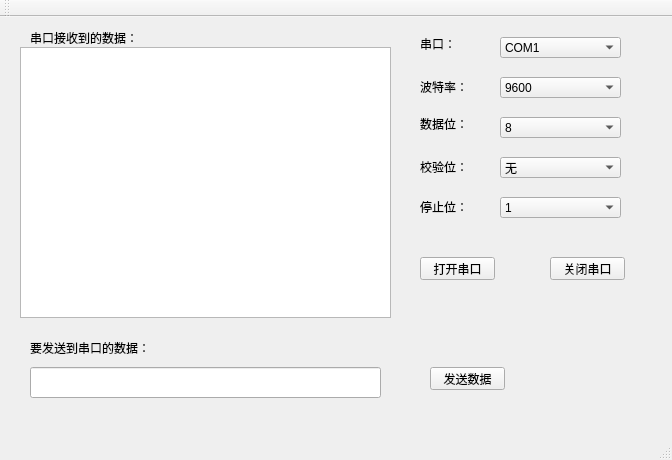
<?xml version="1.0" encoding="UTF-8"?>
<ui version="4.0">
 <class>MainWindow</class>
 <widget class="QMainWindow" name="MainWindow">
  <property name="geometry">
   <rect>
    <x>0</x>
    <y>0</y>
    <width>672</width>
    <height>460</height>
   </rect>
  </property>
  <property name="windowTitle">
   <string>MainWindow</string>
  </property>
  <widget class="QWidget" name="centralWidget">
   <widget class="QTextBrowser" name="textBrowser">
    <property name="geometry">
     <rect>
      <x>20</x>
      <y>30</y>
      <width>371</width>
      <height>271</height>
     </rect>
    </property>
   </widget>
   <widget class="QLabel" name="label">
    <property name="geometry">
     <rect>
      <x>30</x>
      <y>10</y>
      <width>141</width>
      <height>21</height>
     </rect>
    </property>
    <property name="text">
     <string>串口接收到的数据：</string>
    </property>
   </widget>
   <widget class="QLabel" name="label_2">
    <property name="geometry">
     <rect>
      <x>30</x>
      <y>310</y>
      <width>161</width>
      <height>41</height>
     </rect>
    </property>
    <property name="text">
     <string>要发送到串口的数据：</string>
    </property>
   </widget>
   <widget class="QLineEdit" name="sendMsgLineEdit">
    <property name="geometry">
     <rect>
      <x>30</x>
      <y>350</y>
      <width>351</width>
      <height>31</height>
     </rect>
    </property>
   </widget>
   <widget class="QPushButton" name="openMyComBtn">
    <property name="geometry">
     <rect>
      <x>420</x>
      <y>240</y>
      <width>75</width>
      <height>23</height>
     </rect>
    </property>
    <property name="text">
     <string>打开串口</string>
    </property>
   </widget>
   <widget class="QPushButton" name="closeMyComBtn">
    <property name="geometry">
     <rect>
      <x>550</x>
      <y>240</y>
      <width>75</width>
      <height>23</height>
     </rect>
    </property>
    <property name="text">
     <string>关闭串口</string>
    </property>
   </widget>
   <widget class="QPushButton" name="sendMsgBtn">
    <property name="geometry">
     <rect>
      <x>430</x>
      <y>350</y>
      <width>75</width>
      <height>23</height>
     </rect>
    </property>
    <property name="text">
     <string>发送数据</string>
    </property>
   </widget>
   <widget class="QComboBox" name="portNameComboBox">
    <property name="geometry">
     <rect>
      <x>500</x>
      <y>20</y>
      <width>121</width>
      <height>21</height>
     </rect>
    </property>
    <item>
     <property name="text">
      <string>COM1</string>
     </property>
    </item>
    <item>
     <property name="text">
      <string>COM2</string>
     </property>
    </item>
   </widget>
   <widget class="QComboBox" name="baudRateComboBox">
    <property name="geometry">
     <rect>
      <x>500</x>
      <y>60</y>
      <width>121</width>
      <height>21</height>
     </rect>
    </property>
    <item>
     <property name="text">
      <string>9600</string>
     </property>
    </item>
    <item>
     <property name="text">
      <string>115200</string>
     </property>
    </item>
   </widget>
   <widget class="QComboBox" name="dataBitsComboBox">
    <property name="geometry">
     <rect>
      <x>500</x>
      <y>100</y>
      <width>121</width>
      <height>21</height>
     </rect>
    </property>
    <item>
     <property name="text">
      <string>8</string>
     </property>
    </item>
    <item>
     <property name="text">
      <string>7</string>
     </property>
    </item>
   </widget>
   <widget class="QComboBox" name="parityComboBox">
    <property name="geometry">
     <rect>
      <x>500</x>
      <y>140</y>
      <width>121</width>
      <height>21</height>
     </rect>
    </property>
    <item>
     <property name="text">
      <string>无</string>
     </property>
    </item>
    <item>
     <property name="text">
      <string>奇</string>
     </property>
    </item>
    <item>
     <property name="text">
      <string>偶</string>
     </property>
    </item>
   </widget>
   <widget class="QComboBox" name="stopBitsComboBox">
    <property name="geometry">
     <rect>
      <x>500</x>
      <y>180</y>
      <width>121</width>
      <height>21</height>
     </rect>
    </property>
    <item>
     <property name="text">
      <string>1</string>
     </property>
    </item>
    <item>
     <property name="text">
      <string>2</string>
     </property>
    </item>
   </widget>
   <widget class="QLabel" name="label_3">
    <property name="geometry">
     <rect>
      <x>420</x>
      <y>20</y>
      <width>54</width>
      <height>13</height>
     </rect>
    </property>
    <property name="text">
     <string>串口：</string>
    </property>
   </widget>
   <widget class="QLabel" name="label_4">
    <property name="geometry">
     <rect>
      <x>420</x>
      <y>60</y>
      <width>61</width>
      <height>20</height>
     </rect>
    </property>
    <property name="text">
     <string>波特率：</string>
    </property>
   </widget>
   <widget class="QLabel" name="label_5">
    <property name="geometry">
     <rect>
      <x>420</x>
      <y>100</y>
      <width>54</width>
      <height>13</height>
     </rect>
    </property>
    <property name="text">
     <string>数据位：</string>
    </property>
   </widget>
   <widget class="QLabel" name="label_6">
    <property name="geometry">
     <rect>
      <x>420</x>
      <y>140</y>
      <width>61</width>
      <height>20</height>
     </rect>
    </property>
    <property name="text">
     <string>校验位：</string>
    </property>
   </widget>
   <widget class="QLabel" name="label_7">
    <property name="geometry">
     <rect>
      <x>420</x>
      <y>180</y>
      <width>54</width>
      <height>20</height>
     </rect>
    </property>
    <property name="text">
     <string>停止位：</string>
    </property>
   </widget>
  </widget>
  <widget class="QMenuBar" name="menuBar">
   <property name="geometry">
    <rect>
     <x>0</x>
     <y>0</y>
     <width>672</width>
     <height>20</height>
    </rect>
   </property>
  </widget>
  <widget class="QToolBar" name="mainToolBar">
   <attribute name="toolBarArea">
    <enum>TopToolBarArea</enum>
   </attribute>
   <attribute name="toolBarBreak">
    <bool>false</bool>
   </attribute>
  </widget>
  <widget class="QStatusBar" name="statusBar"/>
 </widget>
 <layoutdefault spacing="6" margin="11"/>
 <resources/>
 <connections/>
</ui>
